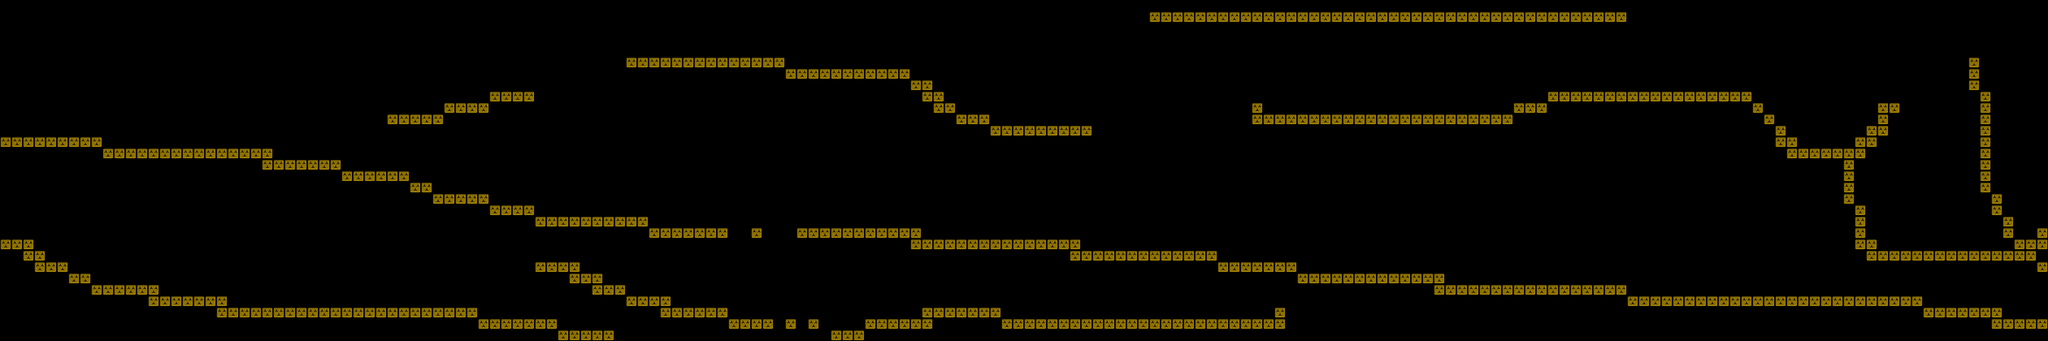

A 2D game scene composited from a Tiled map and its tileset images. What follows is a short description and the map's XML, with each tile layer's data collapsed to a summary:
An orthogonal 180x30 tile map with 32x32 px tiles, 1 tile layer (Tile Layer 1).

<map version="1.2" tiledversion="1.3.5" orientation="orthogonal" renderorder="right-down" width="180" height="30" tilewidth="32" tileheight="32" infinite="0" nextlayerid="2" nextobjectid="1">
 <tileset firstgid="1" name="sheet1" tilewidth="32" tileheight="32" tilecount="64" columns="8">
  <image source="../Textures/sheet1.png" width="256" height="256" />
 </tileset>
 <layer id="1" name="Tile Layer 1" width="180" height="30">
  <data>[5400 cells, 513 non-empty, 1 distinct tile ids]</data>
 </layer>
</map>
